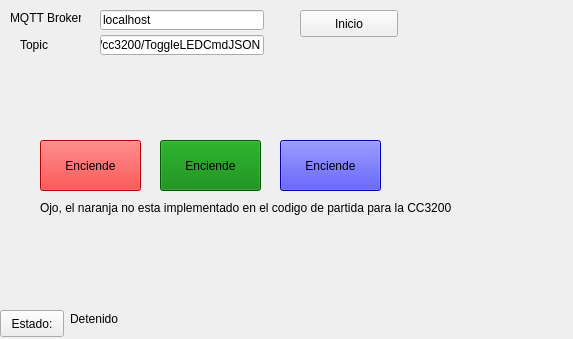
<?xml version="1.0" encoding="UTF-8"?>
<ui version="4.0">
 <class>GUIPanel</class>
 <widget class="QWidget" name="GUIPanel">
  <property name="geometry">
   <rect>
    <x>0</x>
    <y>0</y>
    <width>573</width>
    <height>339</height>
   </rect>
  </property>
  <property name="windowTitle">
   <string>GUIPanel</string>
  </property>
  <widget class="QPushButton" name="runButton">
   <property name="geometry">
    <rect>
     <x>300</x>
     <y>10</y>
     <width>98</width>
     <height>27</height>
    </rect>
   </property>
   <property name="text">
    <string>Inicio</string>
   </property>
  </widget>
  <widget class="QLabel" name="statusLabel">
   <property name="geometry">
    <rect>
     <x>70</x>
     <y>310</y>
     <width>331</width>
     <height>17</height>
    </rect>
   </property>
   <property name="text">
    <string>Detenido</string>
   </property>
  </widget>
  <widget class="QPushButton" name="pushButton">
   <property name="geometry">
    <rect>
     <x>0</x>
     <y>310</y>
     <width>64</width>
     <height>27</height>
    </rect>
   </property>
   <property name="text">
    <string>Estado:</string>
   </property>
  </widget>
  <widget class="QLabel" name="label">
   <property name="geometry">
    <rect>
     <x>10</x>
     <y>10</y>
     <width>71</width>
     <height>16</height>
    </rect>
   </property>
   <property name="text">
    <string>MQTT Broker</string>
   </property>
  </widget>
  <widget class="QLabel" name="label_2">
   <property name="geometry">
    <rect>
     <x>20</x>
     <y>37</y>
     <width>71</width>
     <height>16</height>
    </rect>
   </property>
   <property name="text">
    <string>Topic</string>
   </property>
  </widget>
  <widget class="QLineEdit" name="leHost">
   <property name="geometry">
    <rect>
     <x>100</x>
     <y>10</y>
     <width>164</width>
     <height>20</height>
    </rect>
   </property>
   <property name="text">
    <string>localhost</string>
   </property>
  </widget>
  <widget class="QLineEdit" name="topic">
   <property name="geometry">
    <rect>
     <x>100</x>
     <y>35</y>
     <width>164</width>
     <height>20</height>
    </rect>
   </property>
   <property name="text">
    <string>/cc3200/ToggleLEDCmdJSON</string>
   </property>
  </widget>
  <widget class="QPushButton" name="pushButton_2">
   <property name="geometry">
    <rect>
     <x>40</x>
     <y>140</y>
     <width>101</width>
     <height>51</height>
    </rect>
   </property>
   <property name="styleSheet">
    <string notr="true">background-color:red</string>
   </property>
   <property name="text">
    <string>Enciende</string>
   </property>
   <property name="checkable">
    <bool>true</bool>
   </property>
  </widget>
  <widget class="QPushButton" name="pushButton_3">
   <property name="geometry">
    <rect>
     <x>160</x>
     <y>140</y>
     <width>101</width>
     <height>51</height>
    </rect>
   </property>
   <property name="styleSheet">
    <string notr="true">background-color:green</string>
   </property>
   <property name="text">
    <string>Enciende</string>
   </property>
   <property name="checkable">
    <bool>true</bool>
   </property>
  </widget>
  <widget class="QPushButton" name="pushButton_4">
   <property name="geometry">
    <rect>
     <x>280</x>
     <y>140</y>
     <width>101</width>
     <height>51</height>
    </rect>
   </property>
   <property name="autoFillBackground">
    <bool>false</bool>
   </property>
   <property name="styleSheet">
    <string notr="true">background-color:blue</string>
   </property>
   <property name="text">
    <string>Enciende</string>
   </property>
   <property name="checkable">
    <bool>true</bool>
   </property>
  </widget>
  <widget class="QLabel" name="label_3">
   <property name="geometry">
    <rect>
     <x>40</x>
     <y>200</y>
     <width>421</width>
     <height>16</height>
    </rect>
   </property>
   <property name="text">
    <string>Ojo, el naranja no esta implementado en el codigo de partida para la CC3200</string>
   </property>
  </widget>
 </widget>
 <layoutdefault spacing="6" margin="11"/>
 <tabstops>
  <tabstop>runButton</tabstop>
 </tabstops>
 <resources/>
 <connections/>
</ui>
